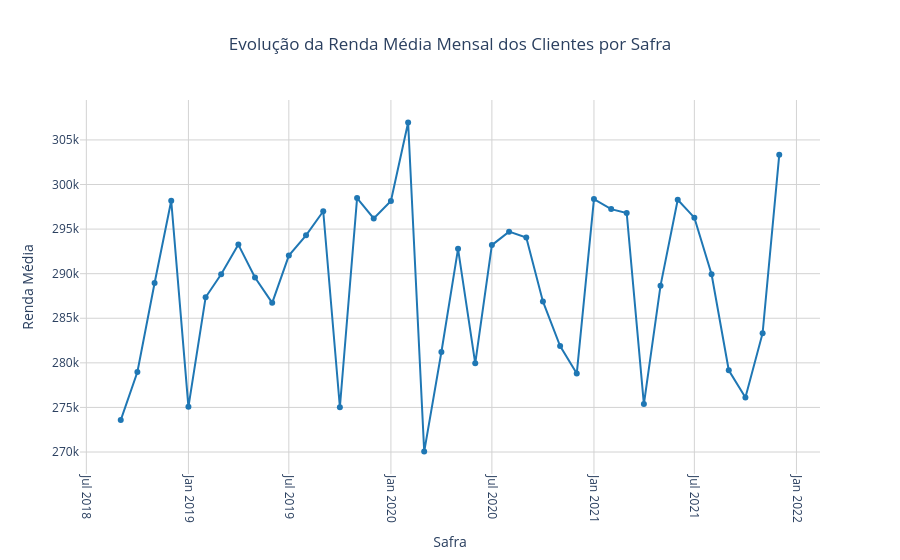

Notebook code cell kept with this figure:
### Markdown cell above
**Conclusão**
- Como as estatísticas descritivas não sofreram alterações em relação ao tratamento, os dados estão limpos e preparados para análise

### Code cell
df_evolucao_renda_mensal = (
    df_base_info_tratado
    .groupby('safra_ref')['renda_mes_anterior']
    .mean()
    .reset_index(name='renda_media')
    )

fig = px.line(
    df_evolucao_renda_mensal,
    x='safra_ref',
    y='renda_media',
    markers=True,
    title='Evolução da Renda Média Mensal dos Clientes por Safra',
    color_discrete_sequence=['#1f77b4'],
    labels={
        'safra_ref': 'Safra',
        'renda_media': 'Renda Média'
    }
)

fig.update_layout(
    title_x=0.5,
    plot_bgcolor='white',
    xaxis=dict(showgrid=True, gridcolor='lightgray', tickangle=90),
    yaxis=dict(showgrid=True, gridcolor='lightgray')
)

fig.show()

### Figure 1 — Plotly figure (JSON) as saved in the notebook; plotly's stock layout.template omitted (floating-point values rounded to 4 significant figures)
{"data": [{"hovertemplate": "Safra=%{x}<br>Renda Média=%{y}<extra></extra>", "legendgroup": "", "line": {"color": "#1f77b4", "dash": "solid"}, "marker": {"symbol": "circle"}, "mode": "lines+markers", "name": "", "orientation": "v", "showlegend": false, "type": "scatter", "x": ["2018-09", "2018-10", "2018-11", "2018-12", "2019-01", "2019-02", "2019-03", "2019-04", "2019-05", "2019-06", "2019-07", "2019-08", "2019-09", "2019-10", "2019-11", "2019-12", "2020-01", "2020-02", "2020-03", "2020-04", "2020-05", "2020-06", "2020-07", "2020-08", "2020-09", "2020-10", "2020-11", "2020-12", "2021-01", "2021-02", "2021-03", "2021-04", "2021-05", "2021-06", "2021-07", "2021-08", "2021-09", "2021-10", "2021-11", "2021-12"], "xaxis": "x", "y": [273600.0, 279000.0, 289000.0, 298200.0, 275100.0, 287400.0, 289900.0, 293300.0, 289600.0, 286700.0, 292000.0, 294300.0, 297000.0, 275000.0, 298500.0, 296200.0, 298200.0, 307000.0, 270100.0, 281200.0, 292800.0, 279900.0, 293200.0, 294700.0, 294100.0, 286900.0, 281900.0, 278800.0, 298400.0, 297200.0, 296800.0, 275400.0, 288700.0, 298300.0, 296300.0, 289900.0, 279200.0, 276100.0, 283300.0, 303300.0], "yaxis": "y"}], "layout": {"legend": {"tracegroupgap": 0}, "plot_bgcolor": "white", "title": {"text": "Evolução da Renda Média Mensal dos Clientes por Safra", "x": 0.5}, "xaxis": {"anchor": "y", "domain": [0, 1], "gridcolor": "lightgray", "showgrid": true, "tickangle": 90, "title": {"text": "Safra"}}, "yaxis": {"anchor": "x", "domain": [0, 1], "gridcolor": "lightgray", "showgrid": true, "title": {"text": "Renda Média"}}}}
